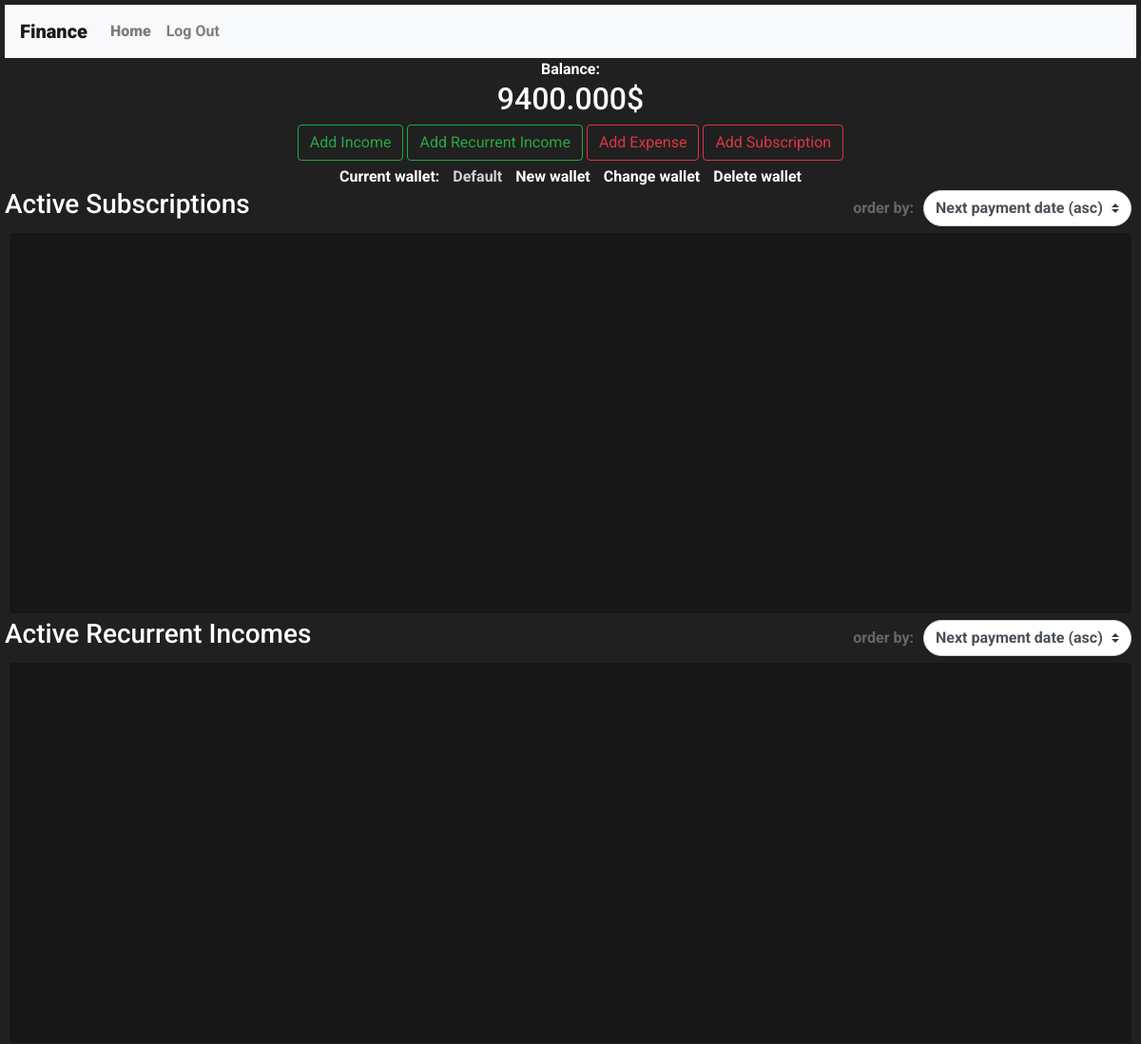
The page / (signed in, upper part) on the database as committed earlier.
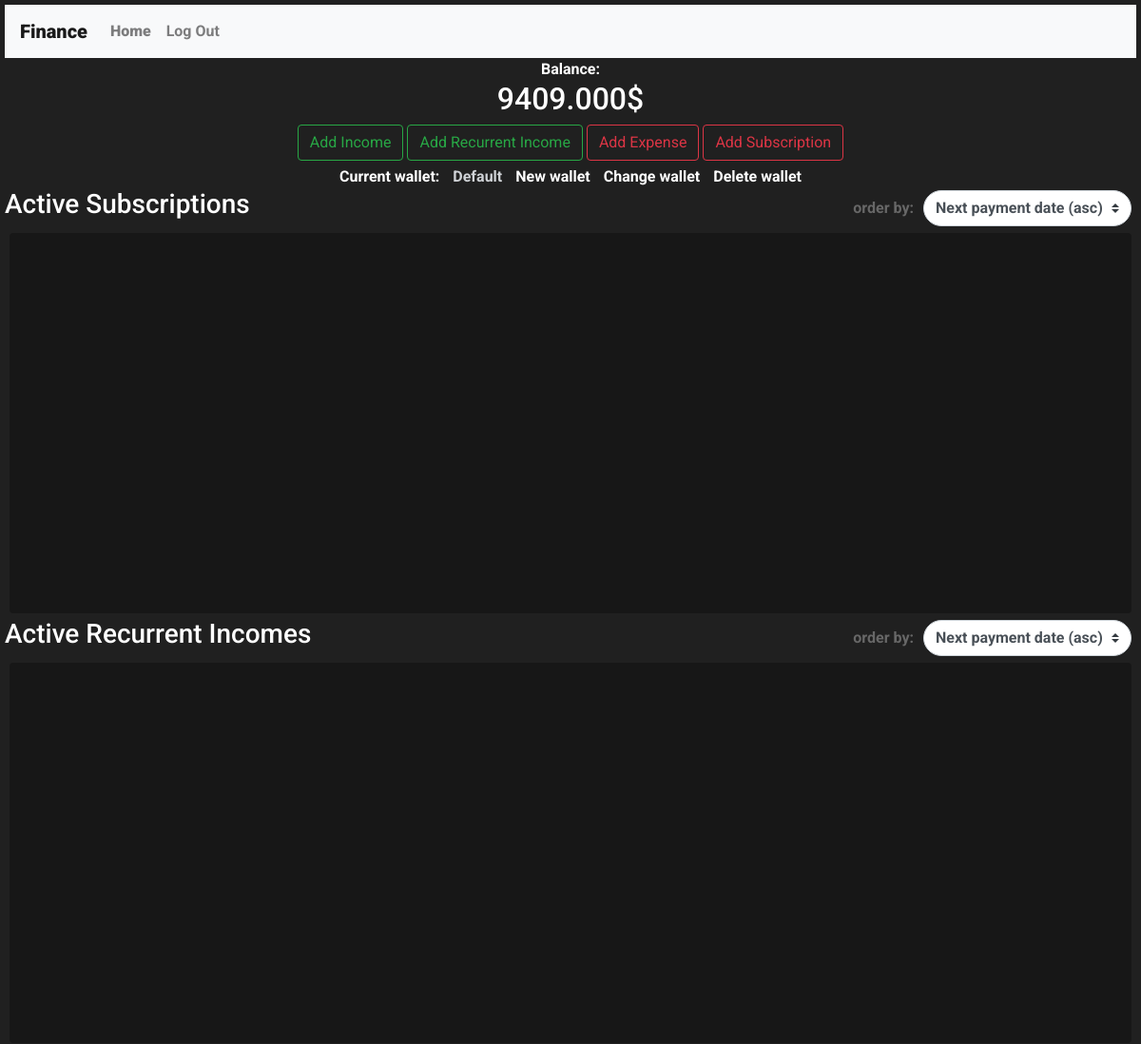
The same page on the database as committed later.
### finance/models.py (models this page shows, shortened)
class Account(models.Model):
    user = models.ForeignKey("User", on_delete=models.CASCADE, related_name="accounts")
    balance = models.DecimalField(decimal_places=3,max_digits=10)
    name = models.CharField(max_length= 50, blank=True)

### finance/views.py (the view)
# urls.py: path("", views.index, name="index"),
def index(request):
    if (request.user.is_authenticated):
        if (not request.user.accounts.all().count()):
            default_account = Account(user = request.user,balance=0,name="Default")
            default_account.save()
        default_account = request.user.accounts.first()
        return render(request, "finance/index.html",{
            "account":default_account
        })
    return render(request, "finance/index.html")

### finance/templates/finance/index.html (shortened to what this page needs)
{% extends "finance/layout.html" %}
{% load static %}
{% block body %}
<div>
    {% if user.is_authenticated %}
    <div id="content">
        <span>Balance: <h2 id="balance">{{ account.balance }}$</h2></span>
        <button name="income" data-account-id="{{account.id}}" class="btn btn-outline-success">Add Income</button>
        <button name="recincome" data-account-id="{{account.id}}" class="btn btn-outline-success">Add Recurrent
            Income</button>
        <button name="expense" data-account-id="{{account.id}}" class="btn btn-outline-danger">Add Expense</button>
        <button name="recexpense" data-account-id="{{account.id}}" class="btn btn-outline-danger">Add
            Subscription</button>
        <div class="acc-container">
            <br>
            <span>Current wallet:</span>
            <span id="accountName" data-account-name="{{user.accounts.all.first.name}}">{{ user.accounts.all.first.name }}</span>
            <span id="acc-new">New wallet</span>
            <span id="acc-change">Change wallet</span>
            <span id="acc-delete">Delete wallet</span>
        </div>
    </div>
    <div>
        <div class="subs-container-title">
            <h3>Active Subscriptions</h3>
            <span class="sub-order">order by:</span>
            <span class="sub-order">
                <select class="sub-order-select" name="rec_exp_order" id="rec_exp_order">
                    <option selected value="nex_pay_asc">Next payment date (asc)</option>
                </select>
            </span>
        </div>
        <div id="rec_expenses_container" class="subs-container rounded">
        </div>
    </div>
    <div>
        <div class="subs-container-title">
            <h3>Active Recurrent Incomes</h3>
            <span class="sub-order">order by:</span>
            <span class="sub-order">
                <select class="sub-order-select" name="rec_inc_order" id="rec_inc_order">
                    <option selected value="nex_pay_asc">Next payment date (asc)</option>
                </select>
            </span>
        </div>
        <div id="rec_incomes_container" class="subs-container rounded">
        </div>
    </div>
    {% endif %}
</div>
{% endblock %}

Rows that differ between the two databases and show on the page:
changed Account: balance "9400.000" → "9409.000"
